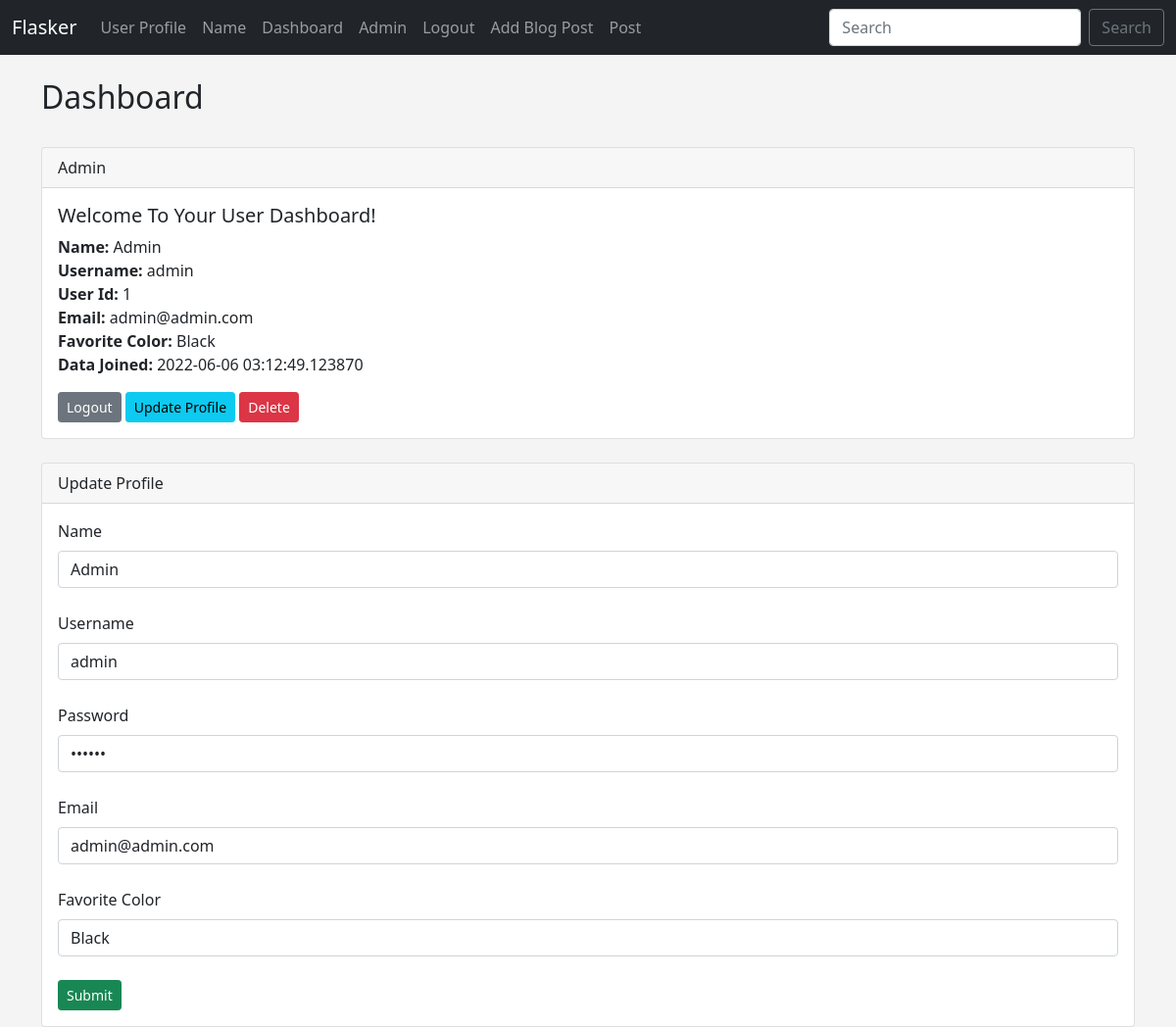
The app's page /dashboard (signed in) with its own data.
### main.py (models this page shows, shortened)
class Users(db.Model, UserMixin):
    id = db.Column(db.Integer, primary_key=True)
    username = db.Column(db.String(50), nullable=False, unique=True)
    password = db.Column(db.String(50), nullable=False)
    name = db.Column(db.String(200), nullable=False)
    email = db.Column(db.String(120), nullable=False, unique=True)
    favorite_color = db.Column(db.String(120))
    date_added = db.Column(db.DateTime, default=datetime.utcnow())

### main.py (the view)
@app.route('/dashboard', methods=['GET', 'POST'])
@login_required
def dashboard():
    form = UserForm()
    id = current_user.id
    name_to_update = Users.query.get_or_404(id)
    if request.method == "POST":
        name_to_update.name = request.form['name']
        name_to_update.email = request.form['email']
        name_to_update.favorite_color = request.form['favorite_color']
        name_to_update.username = request.form['username']
        name_to_update.password = request.form['password']
        try:
            db.session.commit()
            flash("Updated Successfully!")
            return render_template("dashboard.html", form=form, name_to_update=name_to_update, id=id)
        except:
            flash("Error!")
            return render_template("dashboard.html", form=form, name_to_update=name_to_update, id=id)
    else:
        return render_template("dashboard.html", form=form, name_to_update=name_to_update, id=id)
    return render_template('dashboard.html')

### main.py
class UserForm(FlaskForm):
    name = StringField("Name", validators=[DataRequired()])
    username = StringField("Username", validators=[DataRequired()])
    password = StringField("Password", validators=[DataRequired()])
    email = StringField("Email", validators=[DataRequired()])
    favorite_color = StringField("Favorite Color", validators=[DataRequired()])
    submit = SubmitField("Submit")

class SearchForm(FlaskForm):
    searched = StringField("Searched", validators=[DataRequired()])
    submit = SubmitField("Submit")

### main.py (called while the page is built)
@login_manager.user_loader
def load_user(user_id):
    return Users.query.get(int(user_id))

@app.context_processor
def base():
    form = SearchForm()
    return dict(form=form)

### templates/dashboard.html (shortened to what this page needs)
{% extends 'base.html' %}
{% block content %}
<h2>Dashboard</h2>
<br>
<div class="card">
    <div class="card-header">
        {{ current_user.name }}
    </div>
    <div class="card-body">
        <h5 class="card-title">Welcome To Your User Dashboard!</h5>
        <p class="card-text">
            <strong>Name:</strong>
            {{ current_user.name }}<br>
            <strong>Username:</strong>
            {{ current_user.username }}<br>
            <strong>User Id:</strong>
            {{ current_user.id }}<br>
            <strong>Email:</strong>
            {{ current_user.email }}<br>
            <strong>Favorite Color:</strong>
            {{ current_user.favorite_color }}<br>
            <strong>Data Joined:</strong>
            {{ current_user.date_added }}<br>
        </p>
        <a href="{{ url_for('logout') }}" class="btn btn-secondary btn-sm">Logout</a>
        <a href="{{ url_for('update', id=current_user.id) }}" class="btn btn-info btn-sm">Update Profile</a>
        <a href="{{ url_for('delete', id=current_user.id) }}" class="btn btn-danger btn-sm">Delete</a>
    </div>
</div>
<br>
<div class="card">
    <div class="card-header">
        Update Profile
    </div>
    <div class="card-body">
        <form action="/dashboard" method="POST">
        {{ form.name.label(
        class="form-label") }}
        {{ form.name(
        class="form-control",
        value=name_to_update.name) }}
        <br>
        {{ form.username.label(
        class="form-label") }}
        {{ form.username(
        class="form-control",
        value=name_to_update.username) }}
        <br>
        {{ form.password.label(
        class="form-label") }}
        {{ form.password(
        class="form-control",
        type="password",
        value=name_to_update.password) }}
        <br>
        {{ form.email.label(
        class="form-label") }}
        {{ form.email(
        class="form-control",
        value=name_to_update.email) }}
        <br>
        {{ form.favorite_color.label(
        class="form-label") }}
        {{ form.favorite_color(
        class="form-control",
        value=name_to_update.favorite_color) }}
        <br>
        {{ form.submit(class="btn btn-success btn-sm") }}
    </form>
    </div>
</div>
{% endblock %}

### static/css/style.css (style rules this page uses)
body { background: #f4f4f4; }

### records on screen
Users: name "Admin", username "admin", id "1", email "admin@admin.com", favorite_color "Black", date_added "2022-06-06 03:12:49.123870"
